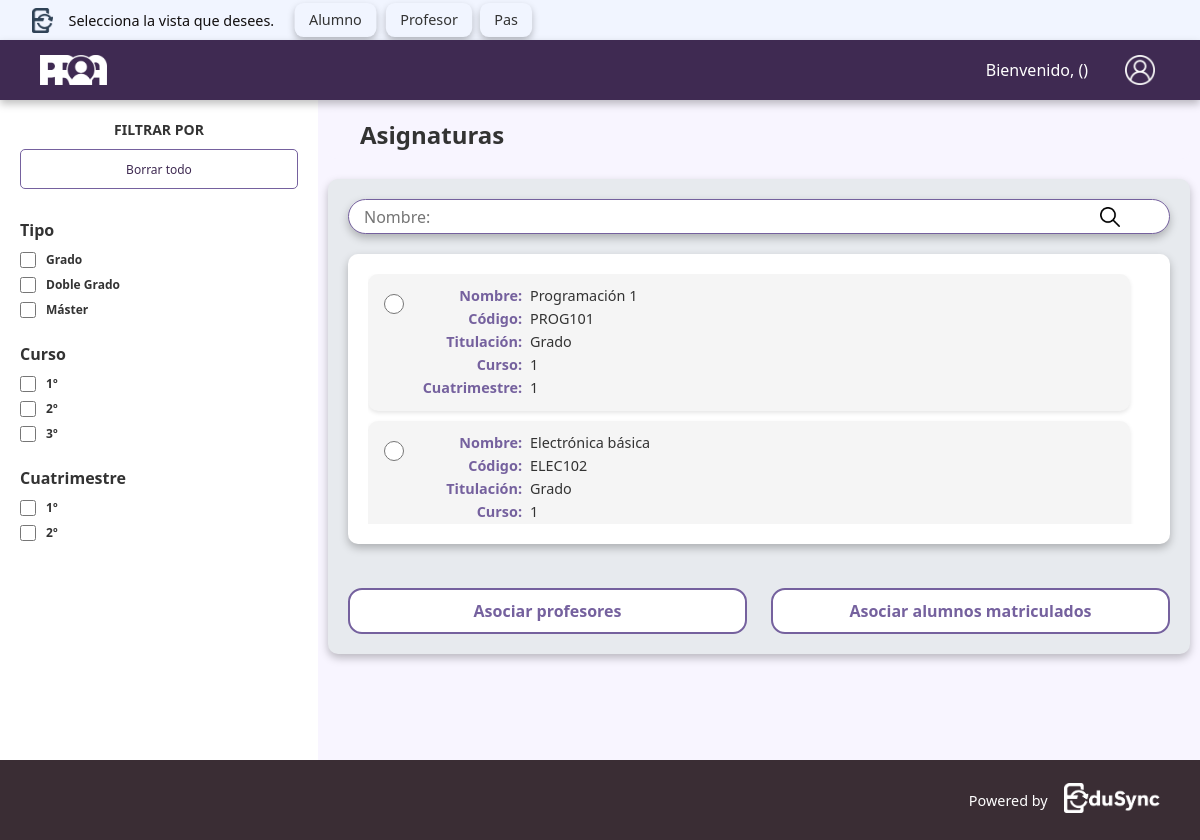
The page /src/app/proa/pas/PasInicio.php on the database its author committed.
### tables this page shows
CREATE TABLE `asignaturas` (
  `id_asignatura` int(11) NOT NULL,
  `nombre` varchar(100) DEFAULT NULL,
  `codigo` varchar(20) DEFAULT NULL,
  `descripcion` text DEFAULT NULL,
  `tipo_titulacion` enum('Grado','Doble Grado','Máster') DEFAULT NULL,
  `curso` enum('1','2','3','4') DEFAULT NULL,
  `cuatrimestre` enum('1','2') DEFAULT NULL,
  `objetivo_asignatura` text DEFAULT NULL,
  `informacion_extra` text DEFAULT NULL,
  `grupo_id` varchar(10) NOT NULL
);

### src/app/proa/pas/PasInicio.php (the view, shortened to what this page needs)
<?php
include '../../includes/conexion.inc';
$sql = "SELECT * FROM asignaturas WHERE 1=1";
$resultado = $conn_proa->query($sql);
?>
<!DOCTYPE html>
<html lang="es">
<head>
    <link rel="stylesheet" href="../../../css/proaCSS/basePas.css" />
    <link rel="stylesheet" href="../../../css/proaCSS/estilos-pas-ap.css" />
</head>
<body>
    <?php include '../../includes/proaInc/menuProa.inc'; ?>
    <div class="contenedor-principal">
        <aside class="sidebar scrollbar">
            <h2 class="titulo-filtro">FILTRAR POR</h2>
            <button type="button" class="boton-limpiar" id="boton-borrar">Borrar todo</button>
            <form method="GET" action="" id="form-filtros">
                <div class="seccion-filtro">
                    <h3 class="subtitulo-filtro">Tipo</h3>
                    <div class="opcion-filtro">
                        <input type="checkbox" name="tipo_titulacion[]" value="Grado" id="tipo-grado"
                            <?= in_array("Grado", $_GET['tipo_titulacion'] ?? []) ? 'checked' : '' ?>>
                        <label for="tipo-grado">Grado</label>
                    </div>
                    <div class="opcion-filtro">
                        <input type="checkbox" name="tipo_titulacion[]" value="Doble Grado" id="tipo-doble"
                            <?= in_array("Doble Grado", $_GET['tipo_titulacion'] ?? []) ? 'checked' : '' ?>>
                        <label for="tipo-doble">Doble Grado</label>
                    </div>
                    <div class="opcion-filtro">
                        <input type="checkbox" name="tipo_titulacion[]" value="Master" id="tipo-master"
                            <?= in_array("Master", $_GET['tipo_titulacion'] ?? []) ? 'checked' : '' ?>>
                        <label for="tipo-master">Máster</label>
                    </div>
                </div>
                <div class="seccion-filtro">
                    <h3 class="subtitulo-filtro">Curso</h3>
                    <?php for ($i = 1; $i <= 3; $i++): ?>
                        <div class="opcion-filtro">
                            <input type="checkbox" name="curso[]" value="<?= $i ?>" id="curso-<?= $i ?>"
                                <?= in_array((string) $i, $_GET['curso'] ?? []) ? 'checked' : '' ?>>
                            <label for="curso-<?= $i ?>"><?= $i ?>º</label>
                        </div>
                    <?php endfor; ?>
                </div>
                <div class="seccion-filtro">
                    <h3 class="subtitulo-filtro">Cuatrimestre</h3>
                    <?php for ($i = 1; $i <= 2; $i++): ?>
                        <div class="opcion-filtro">
                            <input type="checkbox" name="cuatrimestre[]" value="<?= $i ?>" id="cuatri-<?= $i ?>"
                                <?= in_array((string) $i, $_GET['cuatrimestre'] ?? []) ? 'checked' : '' ?>>
                            <label for="cuatri-<?= $i ?>"><?= $i ?>º</label>
                        </div>
                    <?php endfor; ?>
                </div>
            </form>
        </aside>
        <main class="contenido scrollbar">
            <div class="cabecera-tareas">
                <h1>Asignaturas</h1>
            </div>
            <div class="recuadro-asignaturas">
                <div class="barra-busqueda">
                    <input type="text" class="input-busqueda" placeholder="Nombre:" id="input-busqueda">
                    <img src="../../../imagenes/loupe.png" alt="Buscar" class="icono-busqueda">
                </div>
                <div class="bloque-asignaturas">
                    <div class="tarjeta">
                        <div class="contenido-tarjeta">
                            <form id="form-asignaturas">
                                <div class="lista-asignaturas scrollbar" id="lista-asignaturas">
                                    <?php
                                    if ($resultado && $resultado->num_rows > 0) {
                                        while ($fila = $resultado->fetch_assoc()) {
                                            echo "<div class='asignatura-item'>";
                                            echo "  <label class='asignatura-label'>";
                                            echo "    <input type='radio' name='asignatura_seleccionada' value='" . htmlspecialchars($fila['id_asignatura']) . "'>";
                                            echo "    <div class='info-asignatura'>";
                                            echo "      <div class='fila-info'><span class='titulo-info'>Nombre:</span><span class='valor-info'>" . htmlspecialchars($fila['nombre']) . "</span></div>";
                                            echo "      <div class='fila-info'><span class='titulo-info'>Código:</span><span class='valor-info'>" . htmlspecialchars($fila['codigo']) . "</span></div>";
                                            echo "      <div class='fila-info'><span class='titulo-info'>Titulación:</span><span class='valor-info'>" . htmlspecialchars($fila['tipo_titulacion']) . "</span></div>";
                                            echo "      <div class='fila-info'><span class='titulo-info'>Curso:</span><span class='valor-info'>" . htmlspecialchars($fila['curso']) . "</span></div>";
                                            echo "      <div class='fila-info'><span class='titulo-info'>Cuatrimestre:</span><span class='valor-info'>" . htmlspecialchars($fila['cuatrimestre']) . "</span></div>";
                                            echo "    </div>";
                                            echo "  </label>";
                                            echo "</div>";
                                        }
                                    } else {
                                        echo "<p>No se encontraron asignaturas.</p>";
                                    }
                                    ?>
                                </div>
                            </form>
                        </div>
                    </div>
                    <div class="botones-asignar">
                        <button type="button" class="boton-asignar" onclick="redirigir('PasProfesor.php')">
                            Asociar profesores
                        </button>
                        <button type="button" class="boton-asignar" onclick="redirigir('PasAlumnos.php')">
                            Asociar alumnos matriculados
                        </button>
                    </div>
                </div>
            </div>
        </main>
    </div>
    <?php include '../../includes/proaInc/footerProa.inc'; ?>
</body>
</html>

### src/css/proaCSS/basePas.css (style rules this page uses)
html { scroll-behavior: smooth; }
* { margin: 0; padding: 0; }
*, *::before, *::after { box-sizing: border-box; }
input, button, textarea, select { font: inherit; }
h1, h2, h3, h4, h5, h6 { text-wrap: balance; }
img, video, svg { height: 100%; max-width: auto; }
* { box-sizing: border-box; margin: 0; padding: 0; font-family: 'Segoe UI', Arial, sans-serif; }
:root { --color-principal: #3f2a52; --color-principal-claro: #75619e; --color-principal-muy-claro: #beaed8; --color-principal-oscuro: #3a2d34; --color-fondo: #f8f5ff; --color-blanco: #ffffff; --color-gris-claro: #f5f5f5; --color-borde: #75619e; --color-texto: #333333; --color-texto-claro: #6b6b6b; --sombra-generica: 0px 4px 8px 0px rgba(0, 0, 0, 0.25); --sombra-interior: inset 0px 4px 4px rgba(0, 0, 0, 0.25); --altura-header: 60px; --altura-footer: 80px; --ancho-sidebar: 200px; --header-selector: 40px; --color-primario-edusync: #0D273D; --color-secundario-edusync: #2F4256; --color-fondo-edusync: #F1F5FF; --color-texto-edusync: #333333; --color-texto-claro-edusync: #FFFFFF; --color-boton-edusync: #2F4256; --color-boton-hover-edusync: #3D5166; }

### rows shown on the page
asignaturas: nombre "Programación 1", codigo "PROG101", tipo_titulacion "Grado", curso "1", cuatrimestre "1"
asignaturas: nombre "Electrónica básica", codigo "ELEC102", tipo_titulacion "Grado", curso "1"
